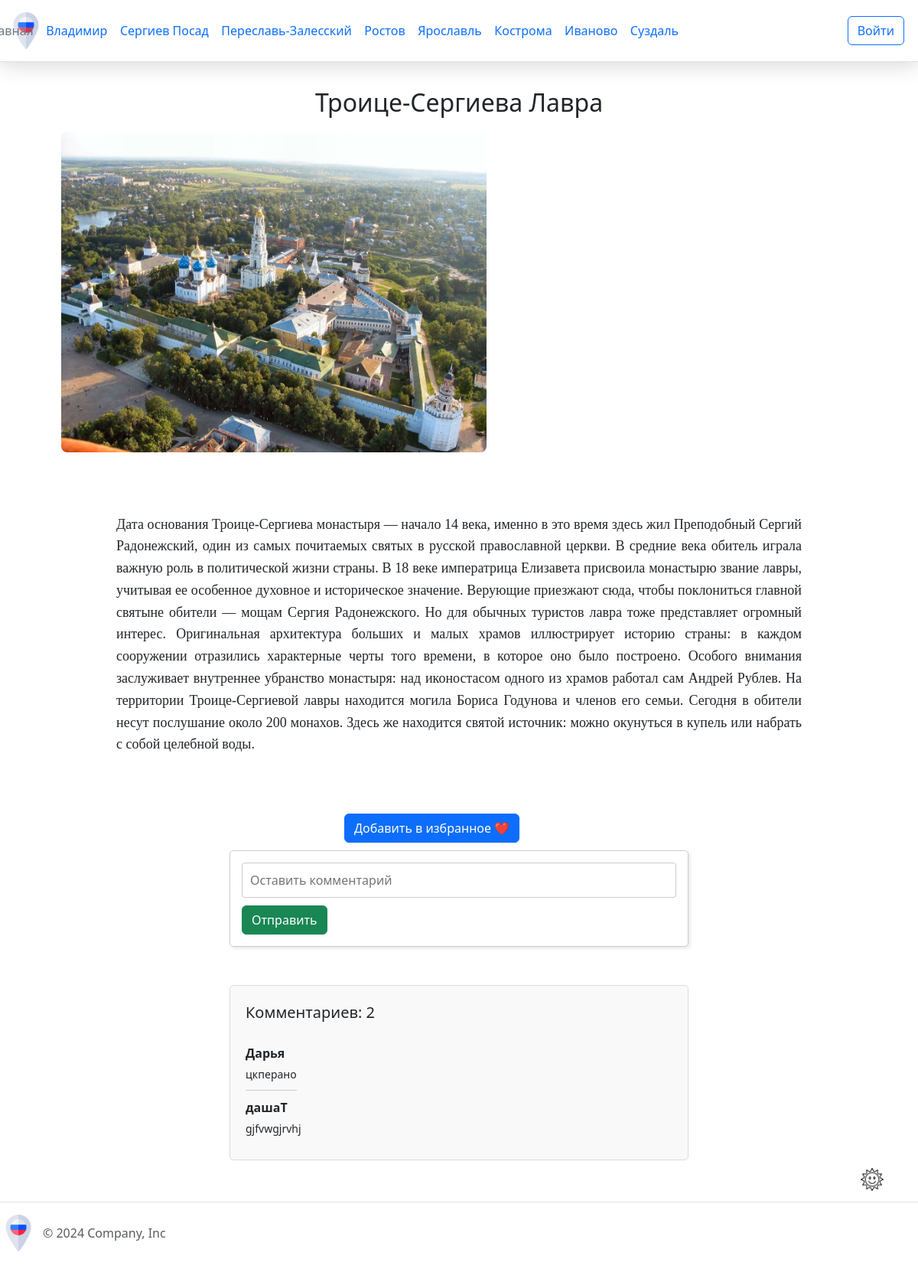
The app's page /attraction_detail/6, older data.
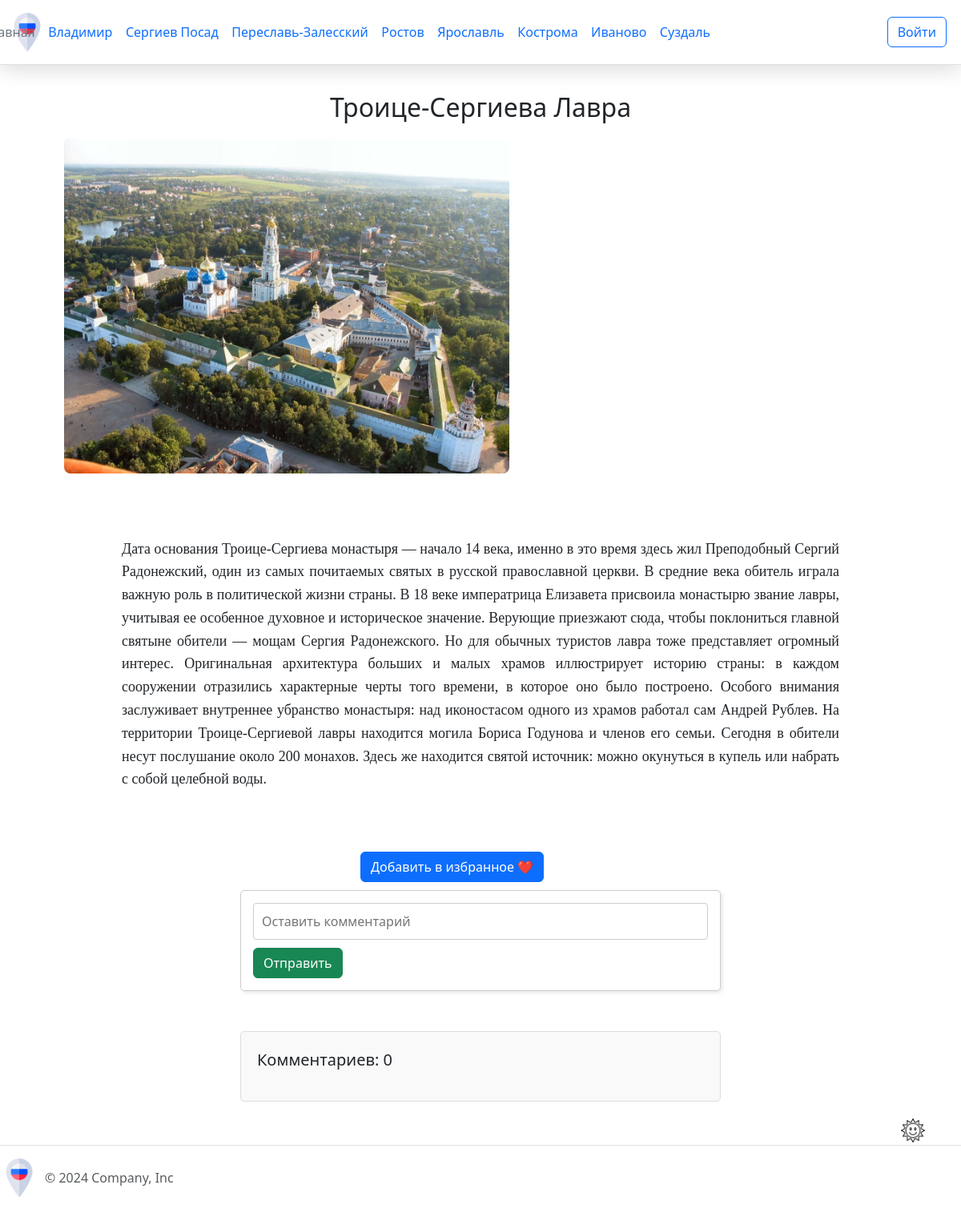
The same page, newer data.
### app.py (models this page shows, shortened)
class City(db.Model):
    city_id = db.Column(db.Integer, primary_key=True)
    city_name = db.Column(db.String(20), nullable=False)
    photo = db.Column(db.LargeBinary, nullable=False)
    description = db.Column(db.Text, nullable=False)

class Feedback(db.Model):
    feedback_id = db.Column(db.Integer, primary_key=True)
    comment = db.Column(db.String(100), nullable=False)
    user_id = db.Column(db.Integer, db.ForeignKey('user.user_id'), nullable=False)
    attraction_id = db.Column(db.Integer, db.ForeignKey('attraction.attraction_id'), nullable=False)
    created_at = db.Column(db.DateTime, default=datetime.utcnow)

class User(UserMixin, db.Model):
    user_id = db.Column(db.Integer, primary_key=True)
    name = db.Column(db.String(20), nullable=False)
    email = db.Column(db.String(40), nullable=False, unique=True)
    password = db.Column(db.Text, nullable=False)

### app.py (the view, shortened to what this page needs)
@app.route("/attraction_detail/<int:attraction_id>", methods=['POST', 'GET'])
def attraction_detail(attraction_id):
    attraction = Attraction.query.get(attraction_id)
    comments = db.session.query(Feedback, User.name).join(User).filter(Feedback.attraction_id == attraction_id).all()
    coordinates = {'latitude': attraction.latitude, 'longitude': attraction.longitude}
    return render_template('attraction_detail.html', attraction=attraction, comments=comments, coordinates=coordinates)

### app.py (called while the page is built)
@app.context_processor
def inject_cities():
    cities = City.query.all()
    return dict(cities=cities)

### templates/attraction_detail.html (shortened to what this page needs)
{% extends 'base.html' %}
{% block content %}
<div class="attraction-container">
    <h2>{{ attraction.attraction_name }}</h2>
    <div class="attraction-grid">
        <div class="attraction-photo">
            <img src="{{ url_for('static', filename='img/' + attraction.photo) }}" class="img-fluid" alt="{{ attraction.attraction_name }}">
        </div>
        <div id="map" style="width:100%; height:400px;"></div>
        <p class="about">{{ attraction.description }}</p>
    </div>
    <form action="{{ url_for('add_to_favorites', attraction_id=attraction.attraction_id) }}" method="POST">
        <button type="submit" class="btn btn-primary mt-3">Добавить в избранное ❤️</button>
    </form>
    <form method="post" class="comment-container">
        <input type="text" name="comment" placeholder="Оставить комментарий" class="comment-form"><br>
        <button class="btn btn-success" type="submit">Отправить</button>
    </form>
    <div class="comments-section">
        <div>
            <p style="font-size: 20px;">Комментариев: {{ comments|length }}</p>
        </div>
        {% for feedback, username in comments %}
            <div class="comment">
                <div class="comment-username">{{ username }}</div>
                <div class="comment-text">{{ feedback.comment }}</div>
            </div>
        {% endfor %}
    </div>
</div>
{% endblock %}

### templates/base.html (shortened to what this page needs)
<!DOCTYPE html>
<html lang="en">
<head>
    <link href="https://cdn.jsdelivr.net/npm/bootstrap@5.3.3/dist/css/bootstrap.min.css" rel="stylesheet">
    <link rel="stylesheet" href="https://cdnjs.cloudflare.com/ajax/libs/font-awesome/6.2.0/css/all.min.css">
    <link rel="stylesheet" href="{{url_for('static', filename='css/main.css')}}">
    <link rel="stylesheet" href="{{url_for('static', filename='css/dark-theme.css')}}">
</head>
<body>
    <div class="page">
        <header class="d-flex flex-wrap align-items-center justify-content-center justify-content-md-between py-3 mb-4 border-bottom">
          <div class="col-md-3 mb-2 mb-md-0 d-flex align-items-center">
            <a href="/" class="d-inline-flex link-body-emphasis text-decoration-none">
              <img class="header__img" src="{{ url_for('static', filename='img/russia.png') }}" alt="russia">
            </a>
          </div>
          <div class="col-md-6 mb-0 mb-md-0 d-flex justify-content-end align-items-center">
            <ul class="nav col-12 col-md-auto mb-2 justify-content-center mb-md-0 nav-menu">
              <li><a href="{{ url_for('index') }}" class="nav-link px-2 link-secondary">Главная</a></li>
              {% for city in cities %}
                <li class="nav-item">
                  <a class="nav-link" href="{{ url_for('city_detail', city_id=city.city_id) }}">{{ city.city_name }}</a>
                </li>
              {% endfor %}
            </ul>
          </div>
          <div class="col-md-3 text-end d-flex align-items-center justify-content-end">
            {% if current_user.is_authenticated %}
                {% if current_user.email == 'forsitediplom@internet.ru' %}
                    <a href="{{ url_for('admin_page') }}">
                        <button type="button" class="btn btn-outline-primary me-2">{{ current_user.name }}</button>
                    </a>
                {% else %}
                    <a href="{{ url_for('lk') }}">
                        <button type="button" class="btn btn-outline-primary me-2">{{ current_user.name }}</button>
                    </a>
                {% endif %}
            {% else %}
                <a href="{{ url_for('login') }}">
                    <button type="button" class="btn btn-outline-primary me-2">Войти</button>
                </a>
            {% endif %}
        </div>
        </header>
        <div class="content">
            {% block content %}{% endblock %}
        </div>
        <div class="image-button-container">
          <button class="image-button">
            <img src="{{ url_for('static', filename='img/sun.png') }}" alt="Sun" class="button-image">
          </button>
        </div>
        <footer class="d-flex flex-wrap justify-content-between align-items-center py-3 my-4 border-top">
            <div class="col-md-4 d-flex align-items-center">
              <a href="/" class="mb-3 me-2 mb-md-0 text-body-secondary text-decoration-none lh-1">
                <img class="header__img" src="{{ url_for('static', filename='img/russia.png') }}" alt="russia">
              </a>
              <span class="mb-3 mb-md-0 text-body-secondary">© 2024 Company, Inc</span>
            </div>
        </footer>
    </div>
</body>
</html>

Row changes from the older to the newer data that the page shows:
removed Feedback: name "Дарья", comment "цкперано"
removed Feedback: name "дашаT", comment "gjfvwgjrvhj"
Text that changed along with them:
{{ comments|length }}: "2" → "0"
